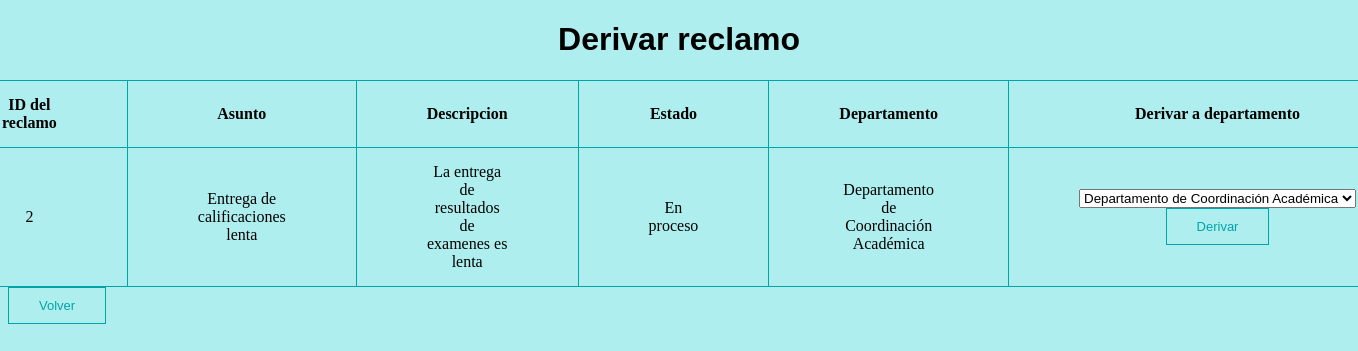
Page /derivar_reclamo/2 (signed in) on the committed database.
### modules/class_reclamo.py (models this page shows, shortened)
class Reclamo(db.Model):
    id = db.Column(db.Integer,primary_key=True)
    usuario_creador = db.Column(db.String(100))
    asunto = db.Column(db.String(1000))
    descripcion = db.Column(db.String(1000))
    departamento_id = db.Column(db.Integer, db.ForeignKey('departamento.id'), nullable=True)
    estado =  db.Column(db.String(100))
    adherente = db.Column(db.String(100))
    fecha = db.Column(db.DateTime, default=datetime.utcnow)

### modules/class_departamento.py (models this page shows, shortened)
class Departamento(db.Model):
    id = db.Column(db.Integer, primary_key=True)
    nombre = db.Column(db.String(100), nullable=False)
    jefe = db.Column(db.String(200))

### server.py (the view)
@app.route("/derivar_reclamo/<int:reclamo_id>", methods=['GET','POST'])
@admin_only
def derivar_reclamo(reclamo_id):
    reclamo = Reclamo.query.get(reclamo_id)
    departamentos = Departamento.query.all()
    if request.method == 'POST':
        departamento = request.form.get('departamento')
        current_user.derivar_reclamo(reclamo_id,departamento)
    return render_template('derivar_reclamo.html',reclamo=reclamo,departamentos=departamentos)

### server.py (called while the page is built)
@login_manager.user_loader
def user_loader(user_id):
    user = Usuario.query.get(user_id)
    if user:
        if user.id in admin_list:
            return Jefe_departamento.query.get(user_id)  #en base al id clasifica al usuario actual en jefe o usuario final
        else:
            return Usuario_final.query.get(user_id)

def admin_only(f):
    @wraps(f)
    def decorated_function(*args, **kwargs):
        if not current_user.is_authenticated or current_user.id not in admin_list:
            return abort(403)
        return f(*args, **kwargs)
    return decorated_function

### templates/derivar_reclamo.html (shortened to what this page needs)
<!DOCTYPE html>
<html lang="en">
<html>
    <head style="background-color:paleturquoise">
    </head>
    <body style="background-color:paleturquoise">
        <h1 class="centrar_element">Derivar reclamo</h1>
        <div class="table-container">
            <table>
                <tr>
                    <td><b>ID del reclamo</b></td>
                    <td><b>Asunto</b></td>
                    <td><b>Descripcion</b></td>
                    <td><b>Estado</b></td>
                    <td><b>Departamento</b></td>
                    <td><b>Derivar a departamento</b></td>
                </tr>
                <tr>
                    <td>{{ reclamo.id }}</td>
                    <td>{{ reclamo.asunto }}</td>
                    <td>{{ reclamo.descripcion }}</td>
                    <td>{{ reclamo.estado }}</td>
                    {% for departamento in departamentos %}
                        {% if departamento.id == reclamo.departamento_id %}
                            <td>{{ departamento.nombre }}</td>
                        {% endif %}
                    {% endfor %}
                    <td>
                        <form action="{{ url_for('derivar_reclamo',reclamo_id=reclamo.id) }}" method="post">
                            <select name="departamento" id="departamento">
                                {% for departamento in departamentos %}
                                    <option value="{{ departamento.id }}">{{ departamento.nombre }}</option>
                                {% endfor %}
                            </select>
                            <button type="submit">Derivar</button>
                        </form>
                    </td>
                </tr>
            </table>
        </div>
        <button onclick="location.href='/manejar_reclamo'">Volver</button>
    </body>
</html>

### templates/derivar_reclamo.html (style rules this page uses)
table,tr,td { align-content: center; padding-top: 15px; padding-bottom: 15px; padding-right:70px; padding-left: 70px; border: 1px solid #01a4a7; border-collapse: collapse; text-align: center; }
table { max-width: 100%; }
button { border:1px solid #01a4a7; border-style: double; color:#01a4a7; align-content: center; background-color: paleturquoise; padding: 10px 30px; cursor: pointer; font-size: small; }
h1 { color:black; font-family:Arial, Helvetica, sans-serif; }
.centrar_element { align-items: center; justify-content: center; display: flex; }
.table-container { display: flex; justify-content: center; }

### rows in the picture
Reclamo: id "2", asunto "Entrega de calificaciones lenta", descripcion "La entrega de resultados de examenes es lenta", estado "En proceso"
Departamento: nombre "Departamento de Coordinación Académica"

### other values in the picture
form field departamento "Departamento de Coordinación Académica"
